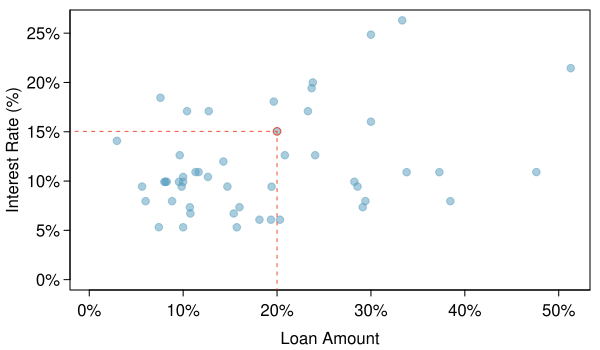

Generate this figure with R:
library(openintro)
data(loan50)
data(COL)

myPDF("interest_rate_vs_loan_income_ratio.pdf", 6, 3.5,
      mar = c(3, 3.5, 0.5, 0.5),
      mgp = c(2.4, 0.5, 0))
x <- 100 * loan50$loan_amount / loan50$total_income
y <- loan50$interest_rate
plot(x, y, 
     pch = 20,
     cex = 1.5,
     col = COL[1, 3],
     xlim = c(0, max(x)),
     ylim = c(0, max(y)),
     xlab = "",
     ylab = "Interest Rate (%)",
     axes = FALSE)
AxisInPercent(1, pretty(c(0, x)))
AxisInPercent(2, pretty(c(0, y)))
box()
# points(x, y, pch = ".")
mtext("Loan Amount", 1, 1.9)
t1 <- x[35]
t2 <- y[35]
lines(c(t1, t1), c(-1e4, t2),
      lty = 2,
      col = COL[4])
lines(c(-1e4, t1), c(t2, t2),
      lty = 2,
      col = COL[4])
points(t1, t2,
       col = COL[4])
dev.off()

loan50[35, ]
